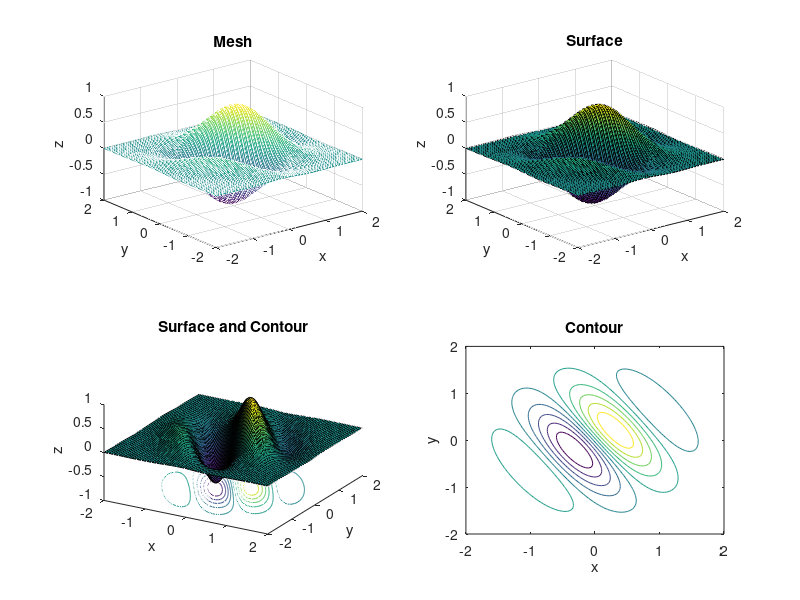

Write MATLAB code to recreate this figure. (Note: this script raises an error after producing the figure.)
%Exam 2 Jackson Torok

clc
clear
close all

%% 1

% The function declaration, name, output, and possible inputs

% Global variables are easy to create and allow comunication between
% programs, but they can easily be rewritten which  makes debugging
% difficult

% The name of a function reflects that of a variable. They must start with 
% a letter, and can contain letters, digits, or underscores. No operators
% or paranthesis are allowed.

%% 2

% ==  equal to if the two sides are equal, then the output is true 
% ~=  not equual to  if the two sides are not eequal, then the output is true

% true & false ---> False

%% 3

figure('Name','Question 3')

x=linspace(-2,2,100);

y=linspace(-2,2,100);

[X,Y]=meshgrid(x,y);

Z=sin(3.*X+2.*Y).*exp(-X.^2-Y.^2);

subplot(2,2,1)
mesh(X,Y,Z)
xlabel('x')
ylabel('y')
zlabel('z')
title('Mesh')

subplot(2,2,2)
surf(X,Y,Z)
xlabel('x')
ylabel('y')
zlabel('z')
title('Surface')

subplot(2,2,3)
hold on
surfc(X,Y,Z)
view([30,35])
xlabel('x')
ylabel('y')
zlabel('z')
title('Surface and Contour')

subplot(2,2,4)
contour(X,Y,Z)
xlabel('x')
ylabel('y')
title('Contour')

%% 4

data=[2001,20,19;2002,23,24;2003,19,25;2004,30,29;2005,25,30;2006,15,40;2007,32,29];

years=data(:,1);

in_students=data(:,2);

out_students=data(:,3);

temp=in_students-out_students;

i=find(temp>0);

for k=1:length(i)
    fprintf('In year %4u, there are %2u in-state students and %2u out-of-state students \n',years(i(k)),in_students(i(k)),out_students(i(k)))
end

%% 5

figure('Name','Question  5')

x=linspace(0,10,40);
f=zeros(length(x),1);

for i=1:length(x)

    f(i)=q5(x(i));

end

plot(x,f)
xlabel('x')
ylabel('F(x)')
title('F(x) vs x')

%% 6

x1=pi/6;
real=cos(pi/6);
guess=0;
error=real-guess;
iter=0;

while abs(error)>1E-5

    guess=guess+(((-1)^iter)*((x1)^(2*iter))/(factorial(2*iter)));

    error=real-guess;

    iter=iter+1;

end

fprintf('\n \nThe result is %8.6f with an error of %3.3e taking %u iterations',guess,error,iter)

%% function for 5

function f=q5(x)

    if x<0
    f=0;
    elseif x>=0&&x<=6
    f=x.^2;
    elseif x>6&&x<=8
    f=36;
    elseif x>8   
    f=4.5.*x; 
    end
    
end
